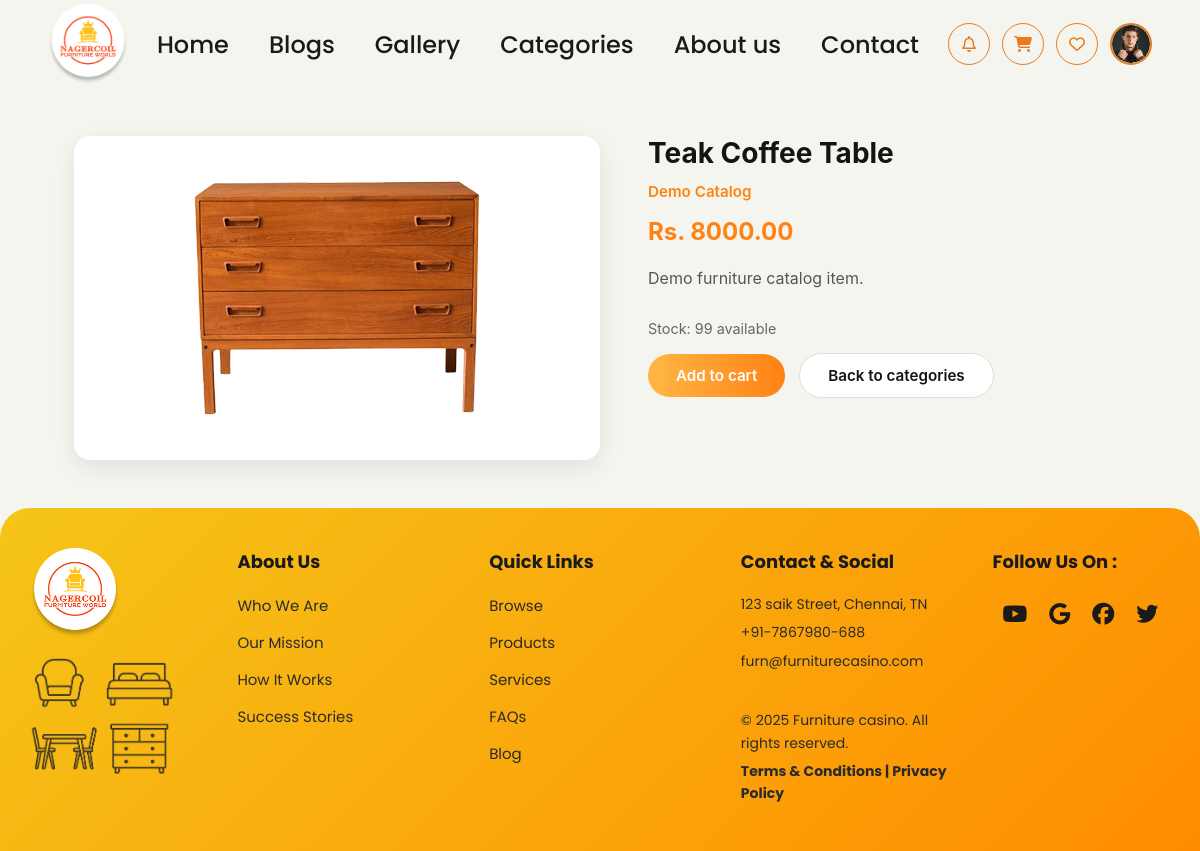
The page /product/1/ (signed in) on the database its author committed.
### furniture/models.py (models this page shows, shortened)
class Product(models.Model):
    name = models.CharField(max_length=200)
    category = models.ForeignKey(Category, on_delete=models.CASCADE, related_name='products')
    description = models.TextField(blank=True)
    price = models.DecimalField(max_digits=10, decimal_places=2)
    image = models.ImageField(upload_to='products/')
    stock = models.PositiveIntegerField(default=0)
    created_at = models.DateTimeField(auto_now_add=True)

class Category(models.Model):
    name = models.CharField(max_length=100)
    image = models.ImageField(upload_to='categories/', null=True, blank=True)
    slug = models.SlugField(unique=True)
    is_active = models.BooleanField(default=True)
    class Meta:
        verbose_name_plural = 'Categories'

### furniture/views.py (the view)
# urls.py: path('product/<int:id>/', views.product_detail, name='product_detail'),
def product_detail(request, id):
    product = get_object_or_404(Product, pk=id)
    return render(request, 'product_detail.html', {'product': product})

### furniture/templatetags/shop_tags.py (called while the page is built)
@register.simple_tag(takes_context=True)
def product_image_src(context, product):
    if product and getattr(product, 'image', None) and getattr(product.image, 'name', None):
        try:
            if product.image.storage.exists(product.image.name) and product.image.storage.size(product.image.name) > 300:
                return product.image.url
        except Exception:
            pass
    if product and getattr(product, 'id', None):
        fallback_num = (product.id % 9) + 1
        if fallback_num == 0:
            fallback_num = 1
    else:
        fallback_num = 1
    return f'/static/images/pro{fallback_num}.png'

### furniture/templates/product_detail.html (shortened to what this page needs)
{% extends 'base.html' %}
{% load static %}
{% load shop_tags %}
{% block content %}
<div class="pd-wrap">
  <div class="pd-image">
    <img src="{% product_image_src product %}" alt="{{ product.name }}" loading="lazy">
  </div>
  <div class="pd-info">
    <h1>{{ product.name }}</h1>
    <div class="pd-cat">{{ product.category.name }}</div>
    <div class="pd-price">Rs. {{ product.price|floatformat:2 }}</div>
    <p class="pd-desc">{{ product.description|default:"Quality furniture crafted for your home." }}</p>
    <p style="color:#666;font-size:0.9rem;margin-bottom:16px;">Stock: {{ product.stock }} available</p>
    <div class="pd-actions">
      {% if user.is_authenticated %}
        <a class="pd-btn pd-btn-primary" href="{% url 'add_to_cart' product.id %}?next={% url 'cart' %}">Add to cart</a>
      {% else %}
        <a class="pd-btn pd-btn-primary" href="{% url 'login' %}?next={% url 'product_detail' product.id %}">Login to purchase</a>
      {% endif %}
      <a class="pd-btn pd-btn-secondary" href="{% url 'categories' %}">Back to categories</a>
    </div>
  </div>
</div>
{% endblock %}

### furniture/templates/base.html (style rules this page uses)
*, *::before, *::after { box-sizing: border-box; margin: 0; padding: 0; }
:root { --orange-primary: #E87C1E; --orange-dark: #D4660A; --orange-light: #F5A623; --orange-bg: #FFF8F0; --black: #1A1A1A; --white: #FFFFFF; --gray-light: #F5F5F0; --nav-height: 88px; }
body { font-family: 'Poppins', sans-serif; background-color: var(--gray-light); color: var(--black); overflow-x: hidden; }

### furniture/templates/product_detail.html (style rules this page uses)
.pd-wrap { max-width: 1100px; margin: 48px auto; padding: 0 24px; display: flex; gap: 48px; align-items: flex-start; flex-wrap: wrap; font-family: 'Inter', sans-serif; }
.pd-image { flex: 1; min-width: 280px; background: #fff; border-radius: 16px; padding: 24px; box-shadow: 0 8px 24px rgba(0,0,0,0.08); display: flex; align-items: center; justify-content: center; min-height: 320px; }
.pd-image img { max-width: 100%; max-height: 360px; object-fit: contain; }
.pd-info { flex: 1; min-width: 280px; }
.pd-info h1 { font-size: 1.75rem; color: #141414; margin-bottom: 12px; }
.pd-cat { color: #ff8212; font-size: 0.95rem; font-weight: 600; margin-bottom: 16px; }
.pd-price { font-size: 1.5rem; font-weight: 700; color: #ff8212; margin-bottom: 20px; }
.pd-desc { color: #555; line-height: 1.6; margin-bottom: 28px; }
.pd-actions { display: flex; flex-wrap: wrap; gap: 14px; align-items: center; }
.pd-btn { padding: 12px 28px; border-radius: 24px; font-weight: 600; text-decoration: none; border: none; cursor: pointer; font-size: 0.95rem; display: inline-block; text-align: center; }
.pd-btn-primary { background: linear-gradient(90deg, #ffb747 0%, #ff8212 100%); color: #fff; }
.pd-btn-secondary { background: #fff; border: 1px solid #ddd; color: #141414; }

### rows shown on the page
Product: name "Teak Coffee Table", category.name "Demo Catalog", price "8000.00", description "Demo furniture catalog item.", stock "99"
